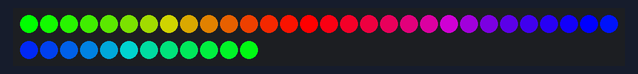
The program below on a simulated Raspberry Pi (BCM pin numbers). Shown: 42 RGB LEDs in strip order, left to right, continuing on the next row. What the program prints to the terminal is not drawn.

Above: at 0.15 s.
At 4.8 s:
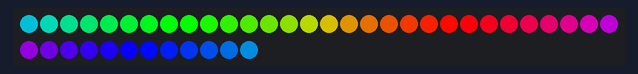
At 9.75 s:
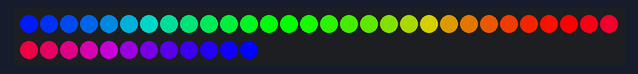
At 19.66 s:
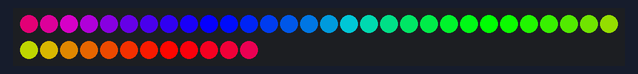
At 29.57 s:
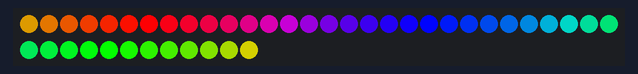
At 39.48 s:
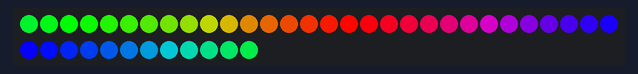

The program:

main2.py
```python
#!/usr/bin/env python3
import time
from rpi_ws281x import PixelStrip, Color

# Configuration:
LED_COUNT = 6 + 6 + 15 + 15 # rEyes lEyes strip
LED_PIN = 18
LED_FREQ_HZ = 800000
LED_DMA = 10
LED_BRIGHTNESS = 255
LED_INVERT = False
LED_CHANNEL = 0

def wheel(pos):
    if pos < 85:
        return Color(pos * 3, 255 - pos * 3, 0)
    elif pos < 170:
        pos -= 85
        return Color(255 - pos * 3, 0, pos * 3)
    else:
        pos -= 170
        return Color(0, pos * 3, 255 - pos * 3)

def rainbow(strip, wait_ms=20, iterations=5):
    for j in range(256 * iterations):
        for i in range(strip.numPixels()):
            strip.setPixelColor(i, wheel((int(i * 256 / strip.numPixels()) + j) & 255))
        strip.show()
        time.sleep(wait_ms / 1000.0)

if __name__ == "__main__":
    strip = PixelStrip(LED_COUNT, LED_PIN, LED_FREQ_HZ, LED_DMA, LED_INVERT, LED_BRIGHTNESS, LED_CHANNEL)
    strip.begin()

    print("Displaying rainbow on LED strip...")
    try:
        while True:
            rainbow(strip)
    except KeyboardInterrupt:
        for i in range(strip.numPixels()):
            strip.setPixelColor(i, Color(0, 0, 0))
        strip.show()
        print("Script terminated.")
```
